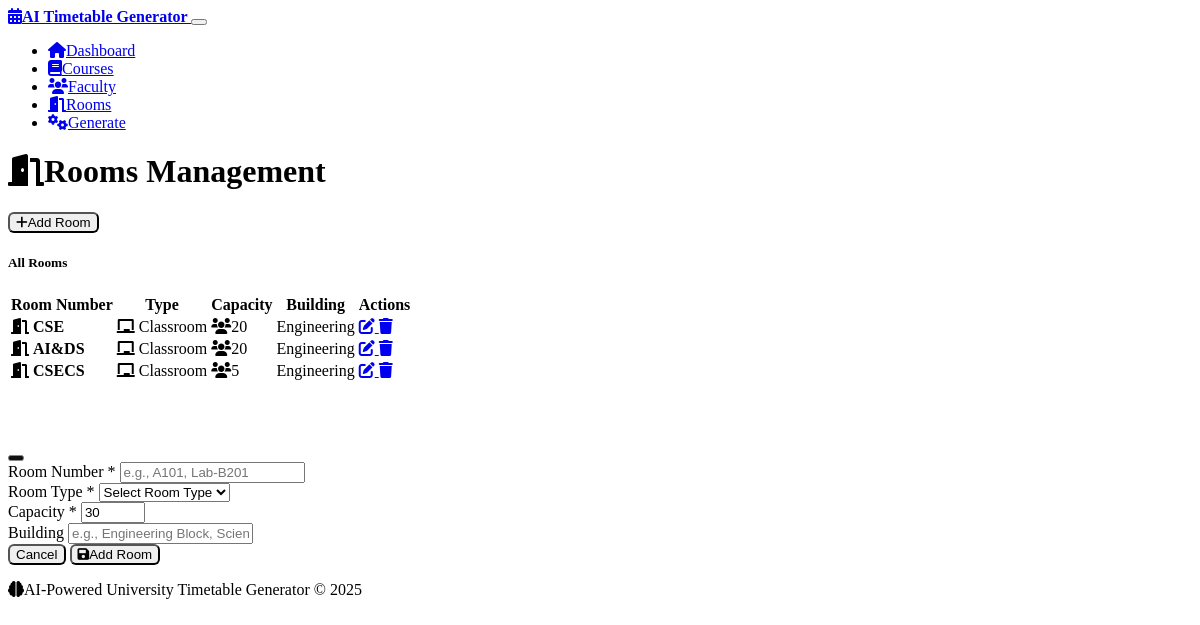
Screenshot of /rooms with the database file from the repository.
### models.py (models this page shows, shortened)
class Room(db.Model):
    id = db.Column(db.Integer, primary_key=True)
    number = db.Column(db.String(20), unique=True, nullable=False)
    capacity = db.Column(db.Integer, nullable=False)
    room_type = db.Column(db.String(20), nullable=False)  # 'classroom' or 'lab'
    building = db.Column(db.String(50))
    created_at = db.Column(db.DateTime, default=datetime.utcnow)

### routes.py (the view)
@app.route('/rooms')
def rooms():
    rooms_list = Room.query.all()
    return render_template('rooms.html', rooms=rooms_list)

### templates/rooms.html (shortened to what this page needs)
{% extends "base.html" %}
{% block content %}
<div class="row">
    <div class="col-12">
        <div class="d-flex justify-content-between align-items-center mb-4">
            <h1>
                <i class="fas fa-door-open me-2"></i>Rooms Management
            </h1>
            <button class="btn btn-primary" data-bs-toggle="modal" data-bs-target="#addRoomModal">
                <i class="fas fa-plus me-2"></i>Add Room
            </button>
        </div>
    </div>
</div>
<div class="row">
    <div class="col-12">
        <div class="card">
            <div class="card-header">
                <h5 class="mb-0">All Rooms</h5>
            </div>
            <div class="card-body">
                {% if rooms %}
                    <div class="table-responsive">
                        <table class="table table-hover">
                            <thead>
                                <tr>
                                    <th>Room Number</th>
                                    <th>Type</th>
                                    <th>Capacity</th>
                                    <th>Building</th>
                                    <th>Actions</th>
                                </tr>
                            </thead>
                            <tbody>
                                {% for room in rooms %}
                                    <tr>
                                        <td>
                                            <i class="fas fa-door-open me-2"></i>
                                            <strong>{{ room.number }}</strong>
                                        </td>
                                        <td>
                                            <span class="badge bg-{{ 'warning' if room.room_type == 'lab' else 'info' }}">
                                                <i class="fas fa-{{ 'flask' if room.room_type == 'lab' else 'chalkboard' }} me-1"></i>
                                                {{ room.room_type.title() }}
                                            </span>
                                        </td>
                                        <td>
                                            <i class="fas fa-users me-1"></i>{{ room.capacity }}
                                        </td>
                                        <td>{{ room.building or 'Not specified' }}</td>
                                        <td>
                                            <a href="{{ url_for('edit_room', room_id=room.id) }}"
                                               class="btn btn-sm btn-outline-primary me-1">
                                                <i class="fas fa-edit"></i>
                                            </a>
                                            <a href="{{ url_for('delete_room', room_id=room.id) }}"
                                               class="btn btn-sm btn-outline-danger"
                                               onclick="return confirm('Are you sure you want to delete this room?')">
                                                <i class="fas fa-trash"></i>
                                            </a>
                                        </td>
                                    </tr>
                                {% endfor %}
                            </tbody>
                        </table>
                    </div>
                {% endif %}
            </div>
        </div>
    </div>
</div>
<div class="modal fade" id="addRoomModal" tabindex="-1">
    <div class="modal-dialog">
        <div class="modal-content">
            <div class="modal-header">
                <h5 class="modal-title">
                    <i class="fas fa-plus me-2"></i>Add New Room
                </h5>
                <button type="button" class="btn-close" data-bs-dismiss="modal"></button>
            </div>
            <form method="POST" action="{{ url_for('add_room') }}">
                <div class="modal-body">
                    <div class="mb-3">
                        <label for="number" class="form-label">Room Number *</label>
                        <input type="text" class="form-control" id="number" name="number" required
                               placeholder="e.g., A101, Lab-B201">
                    </div>
                    <div class="mb-3">
                        <label for="room_type" class="form-label">Room Type *</label>
                        <select class="form-select" id="room_type" name="room_type" required>
                            <option value="">Select Room Type</option>
                        </select>
                    </div>
                    <div class="mb-3">
                        <label for="capacity" class="form-label">Capacity *</label>
                        <input type="number" class="form-control" id="capacity" name="capacity"
                               required min="1" max="500" value="30"
                               placeholder="Number of students">
                    </div>
                    <div class="mb-3">
                        <label for="building" class="form-label">Building</label>
                        <input type="text" class="form-control" id="building" name="building"
                               placeholder="e.g., Engineering Block, Science Building">
                    </div>
                </div>
                <div class="modal-footer">
                    <button type="button" class="btn btn-secondary" data-bs-dismiss="modal">Cancel</button>
                    <button type="submit" class="btn btn-primary">
                        <i class="fas fa-save me-2"></i>Add Room
                    </button>
                </div>
            </form>
        </div>
    </div>
</div>
{% endblock %}

### static/style.css (style rules this page uses)
.modal-header { background: linear-gradient(45deg, var(--bs-primary), var(--bs-info)); color: white; }
.modal-header .btn-close { filter: invert(1); }
.btn { font-weight: 500; border-radius: 6px; }
.form-label { font-weight: 500; margin-bottom: 0.5rem; }

### rows the page displays
Room: number "CSE", room_type "Classroom", capacity "20", building "Engineering"
Room: number "AI&DS", room_type "Classroom", capacity "20", building "Engineering"
Room: number "CSECS", room_type "Classroom", capacity "5", building "Engineering"
